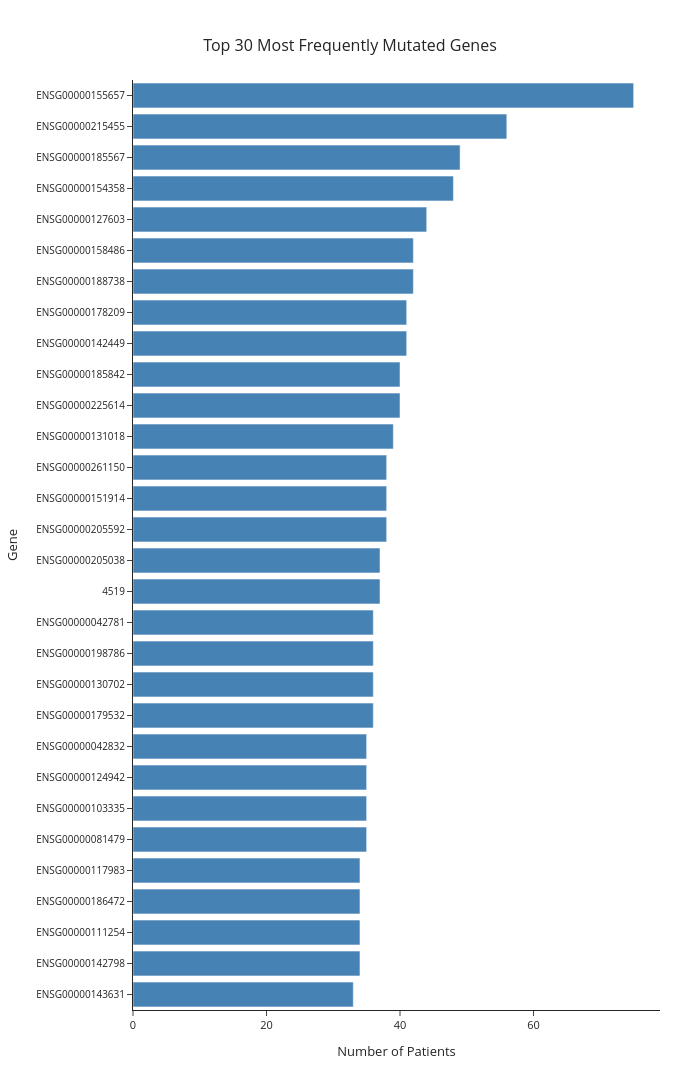

The notebook cell saved with this chart:
### Markdown cell above
### Visualise Most Frequently Mutated Genes

The table above shows the top and bottom genes by mutation frequency. The plot below visualises the top 30 most frequently mutated genes across the combined cohort.

### Code cell
plot_frequency(
    non_zero_coef_counts=gene_mutation_counts.head(30).to_dict(),
    title="Top 30 Most Frequently Mutated Genes",
    x_axis_title="Number of Patients",
    y_axis_title="Gene",
    bar_color="steelblue",
    interactive=False
)

### Figure 1 — Plotly figure (JSON) as saved in the notebook; plotly's stock layout.template omitted (floating-point values rounded to 4 significant figures)
{"data": [{"marker": {"color": ["steelblue", "steelblue", "steelblue", "steelblue", "steelblue", "steelblue", "steelblue", "steelblue", "steelblue", "steelblue", "steelblue", "steelblue", "steelblue", "steelblue", "steelblue", "steelblue", "steelblue", "steelblue", "steelblue", "steelblue", "steelblue", "steelblue", "steelblue", "steelblue", "steelblue", "steelblue", "steelblue", "steelblue", "steelblue", "steelblue"]}, "orientation": "h", "type": "bar", "x": [75, 56, 49, 48, 44, 42, 42, 41, 41, 40, 40, 39, 38, 38, 38, 37, 37, 36, 36, 36, 36, 35, 35, 35, 35, 34, 34, 34, 34, 33], "y": ["ENSG00000155657", "ENSG00000215455", "ENSG00000185567", "ENSG00000154358", "ENSG00000127603", "ENSG00000158486", "ENSG00000188738", "ENSG00000178209", "ENSG00000142449", "ENSG00000185842", "ENSG00000225614", "ENSG00000131018", "ENSG00000261150", "ENSG00000151914", "ENSG00000205592", "ENSG00000205038", "4519", "ENSG00000042781", "ENSG00000198786", "ENSG00000130702", "ENSG00000179532", "ENSG00000042832", "ENSG00000124942", "ENSG00000103335", "ENSG00000081479", "ENSG00000117983", "ENSG00000186472", "ENSG00000111254", "ENSG00000142798", "ENSG00000143631"]}], "layout": {"autosize": false, "font": {"size": 11}, "height": 1070, "margin": {"b": 60, "l": 120, "r": 40, "t": 80}, "plot_bgcolor": "white", "title": {"font": {"size": 16}, "text": "Top 30 Most Frequently Mutated Genes", "x": 0.5, "xanchor": "center", "yanchor": "top"}, "width": 700, "xaxis": {"tickfont": {"size": 11}, "title": {"font": {"size": 13}, "text": "Number of Patients"}}, "yaxis": {"autorange": "reversed", "tickfont": {"size": 10}, "title": {"font": {"size": 13}, "text": "Gene"}}}}
